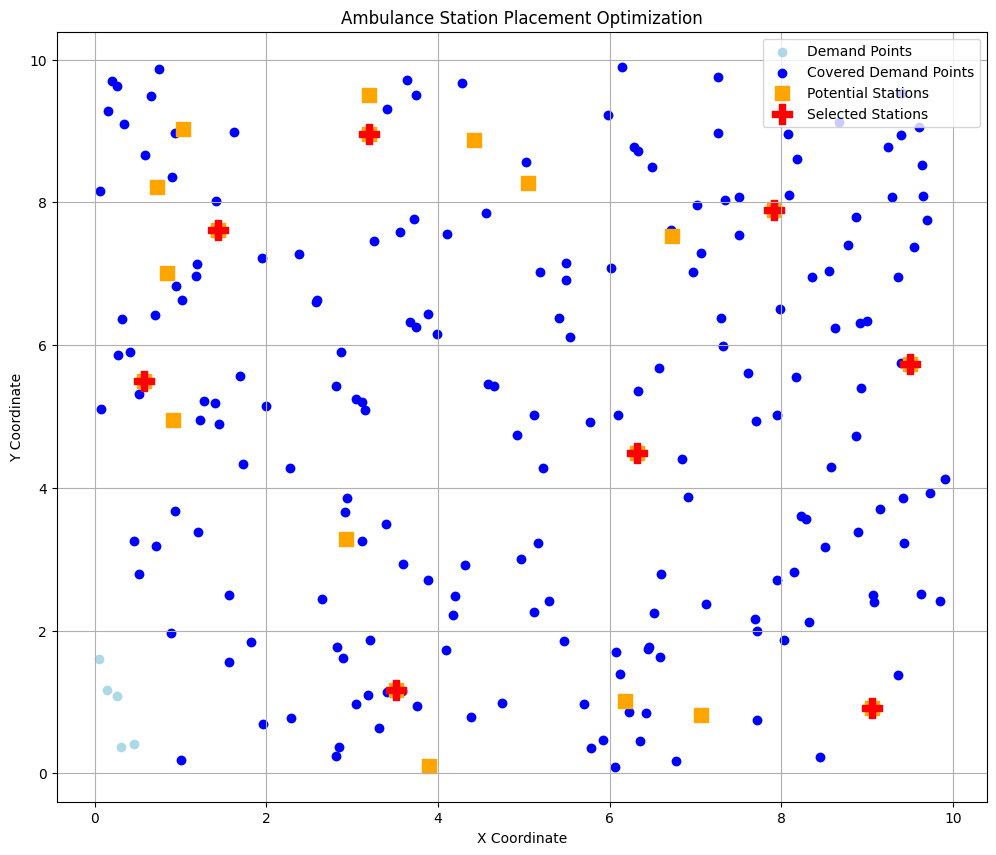

This figure's Python source:
import pulp
import numpy as np
import matplotlib.pyplot as plt

np.random.seed(42)  # For reproducibility
n_demand_points = 200  # Number of demand points
n_potential_locations = 20  # Number of potential ambulance station locations
service_radius = 3  # Service radius for each ambulance station
max_stations = 10  # Maximum number of ambulance stations to establish

demand_points = np.random.rand(n_demand_points, 2) * 10
potential_locations = np.random.rand(n_potential_locations, 2) * 10

# Calculate distances between demand points and potential locations
distances = np.linalg.norm(demand_points[:, None, :] - potential_locations[None, :, :], axis=2)

# Binary indicator whether a demand point is within service radius of a potential location
coverage = (distances <= service_radius).astype(int)
model = pulp.LpProblem("Maximal_Covering_Location_Problem", pulp.LpMaximize)
x = pulp.LpVariable.dicts("x", range(n_potential_locations), cat='Binary')
y = pulp.LpVariable.dicts("y", range(n_demand_points), cat='Binary')

model += pulp.lpSum(y[i] for i in range(n_demand_points))
for i in range(n_demand_points):
    model += y[i] <= pulp.lpSum(x[j] * coverage[i, j] for j in range(n_potential_locations)), f"Coverage_{i}"
model += pulp.lpSum(x[j] for j in range(n_potential_locations)) <= max_stations, "Max_Stations"


model.solve()

# Determine covered demand points
covered_demand_points = [i for i in range(n_demand_points) if y[i].value() == 1]
selected_locations = [j for j in range(n_potential_locations) if x[j].value() == 1]
plt.figure(figsize=(12, 10))

# Plot all demand points
plt.scatter(demand_points[:, 0], demand_points[:, 1], c='lightblue', label='Demand Points')

# Highlight covered demand points
if covered_demand_points:
    plt.scatter(demand_points[covered_demand_points, 0], demand_points[covered_demand_points, 1], c='blue', label='Covered Demand Points')

# Plot potential locations for ambulance stations
plt.scatter(potential_locations[:, 0], potential_locations[:, 1], marker='s', s=100, c='orange', label='Potential Stations')

# Highlight selected locations for ambulance stations
if selected_locations:
    plt.scatter(potential_locations[selected_locations, 0], potential_locations[selected_locations, 1], marker='P', s=200, c='red', label='Selected Stations')

plt.title('Ambulance Station Placement Optimization')
plt.xlabel('X Coordinate')
plt.ylabel('Y Coordinate')
plt.legend()
plt.grid(True)
plt.show()
